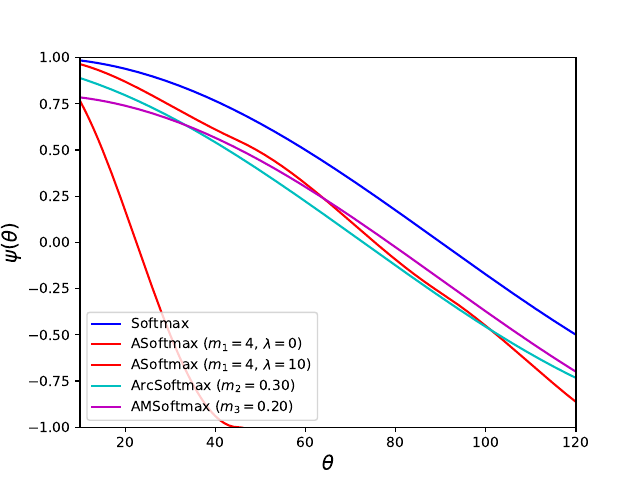

Generate this figure with Python:
import matplotlib.pyplot as plt
import numpy as np

angle = np.arange(0, 180, 1)
softmax = np.cos(angle/180*np.pi)

m = 0.2
amsoftmax = np.cos(angle/180*np.pi) - m

m = 0.3
arcsoftmax = np.cos(angle/180*np.pi + m)

m = 4.0
l = 10.0
angle1 = np.arange(0, 180/4, 1)
a1 = l / (1+l) * np.cos(angle1/180*np.pi) + 1 / (1+l) * np.cos(4 * angle1/180*np.pi)
angle2 = np.arange(180/4, 180/2, 1)
a2 = l / (1+l) * np.cos(angle2/180*np.pi) + 1 / (1+l) * (-np.cos(4 * angle2/180*np.pi) - 2)
angle3 = np.arange(180/2, 180*3/4, 1)
a3 = l / (1+l) * np.cos(angle3/180*np.pi) + 1 / (1+l) * (np.cos(4 * angle3/180*np.pi) - 4)
angle4 = np.arange(180*3/4, 180, 1)
a4 = l / (1+l) * np.cos(angle4/180*np.pi) + 1 / (1+l) * (-np.cos(4 * angle4/180*np.pi) - 6)
angle_new = np.concatenate([angle1, angle2, angle3, angle4], axis=0)
asoftmax = np.concatenate([a1, a2, a3, a4], axis=0)

l = 0
a1 = l / (1+l) * np.cos(angle1/180*np.pi) + 1 / (1+l) * np.cos(4 * angle1/180*np.pi)
a2 = l / (1+l) * np.cos(angle2/180*np.pi) + 1 / (1+l) * (-np.cos(4 * angle2/180*np.pi) - 2)
a3 = l / (1+l) * np.cos(angle3/180*np.pi) + 1 / (1+l) * (np.cos(4 * angle3/180*np.pi) - 4)
a4 = l / (1+l) * np.cos(angle4/180*np.pi) + 1 / (1+l) * (-np.cos(4 * angle4/180*np.pi) - 6)
asoftmax_nolambda = np.concatenate([a1, a2, a3, a4], axis=0)

m = 1.20
asoftmax_new = np.cos(m * angle / 180 * np.pi)

plt.figure(1)
plt.plot(angle, softmax, 'b', label='Softmax')
plt.plot(angle_new, asoftmax_nolambda, 'r', label='ASoftmax ($m_1=4$, $\lambda=0$)')
plt.plot(angle_new, asoftmax, 'r', label='ASoftmax ($m_1=4$, $\lambda=10$)')
plt.plot(angle, arcsoftmax, 'c', label='ArcSoftmax ($m_2=0.30$)')
plt.plot(angle, amsoftmax, 'm', label='AMSoftmax ($m_3=0.20$)')
plt.xlabel(r'$\theta$', fontsize='x-large')
plt.ylabel(r'$\psi(\theta)$', fontsize='x-large')
plt.xlim((10, 120))
plt.ylim((-1.0, 1.0))
plt.legend(loc='lower left', fontsize='medium')
plt.savefig('target_logit_curve.pdf', format='pdf')
plt.show()
